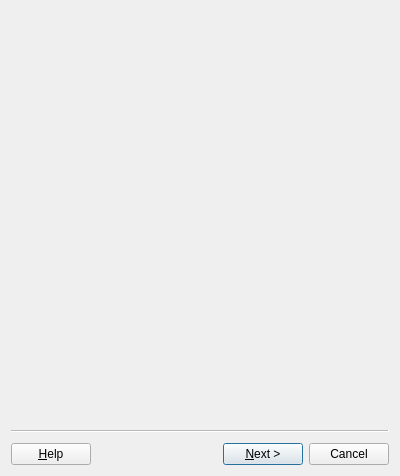
<?xml version="1.0" encoding="UTF-8"?>
<ui version="4.0">
 <class>Wizard</class>
 <widget class="QWizard" name="Wizard">
  <property name="geometry">
   <rect>
    <x>0</x>
    <y>0</y>
    <width>400</width>
    <height>476</height>
   </rect>
  </property>
  <property name="windowTitle">
   <string>Boundless Connect Wizard</string>
  </property>
  <property name="options">
   <set>QWizard::HaveHelpButton|QWizard::NoBackButtonOnStartPage</set>
  </property>
  <widget class="WelcomePage" name="mPageWelcome"/>
  <widget class="CredentialsPage" name="mPageCredentials"/>
  <widget class="PluginsPage" name="mPagePlugins"/>
 </widget>
 <customwidgets>
  <customwidget>
   <class>WelcomePage</class>
   <extends>QWizardPage</extends>
   <header location="global">boundlessconnect.gui.welcomepage</header>
   <container>1</container>
  </customwidget>
  <customwidget>
   <class>CredentialsPage</class>
   <extends>QWizardPage</extends>
   <header location="global">boundlessconnect.gui.credentialspage</header>
   <container>1</container>
  </customwidget>
  <customwidget>
   <class>PluginsPage</class>
   <extends>QWizardPage</extends>
   <header location="global">boundlessconnect.gui.pluginspage</header>
   <container>1</container>
  </customwidget>
 </customwidgets>
 <resources/>
 <connections/>
</ui>
